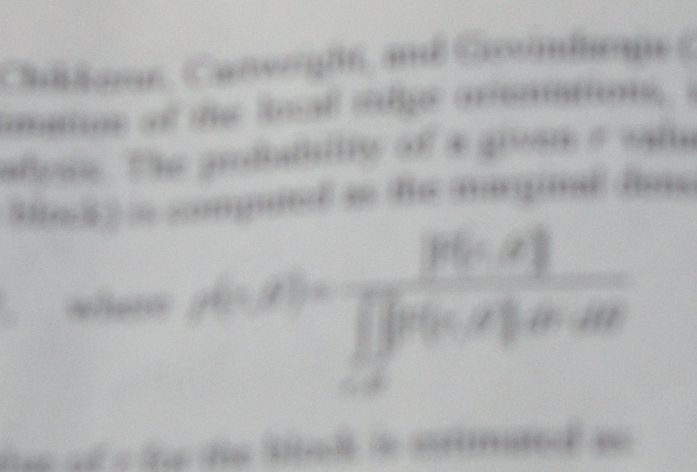
//> input picture text_defocus.jpg, 697 x 472 px
$ ./main text_defocus.jpg out.png   (built with g++ and OpenCV 4)
//> lines starting //> are read from the running program, lines starting //| are printed output that depends on the picture
#include <stdio.h>
#include <cv.h>
#include <highgui.h>
#include <math.h>

IplImage *create_gauss_filter(CvSize sz, double sigma){
//> called with sz = Size(9, 9), sigma = 1
	IplImage* ret=cvCreateImage(sz,IPL_DEPTH_8U,1);
	int width=sz.width, height=sz.height;
	for(int y=0;y<height;y++){
			for(int x=0;x<width;x++){
				double x_k=x-width/2;
				double y_k=y-height/2;
				double r=sqrt(pow(x_k,2)+pow(y_k,2));

				double a=1/sqrt(2*sigma*CV_PI);
				double b=exp(-r*r/(2*sigma*sigma));
				CV_IMAGE_ELEM( ret, uchar, y, x ) = a*b*255;
			}
	}
	return ret;
}
// [7 lines of commented-out code are left out]

IplImage *wiener_filter(IplImage* input_file, double snr, IplImage *filter_file){
//> called with snr = 0.002
		int height = input_file->height;
//> height = 472
	int width = input_file->width;
//> width = 697
	int h, w;

	// convert to CvMat
	CvMat *input_real = cvCreateMat( height, width, CV_64FC1 );
	CvMat *input_imag = cvCreateMat( height, width, CV_64FC1 );

	CvMat *output_real = cvCreateMat( height, width, CV_64FC1 );
	CvMat *output_imag = cvCreateMat( height, width, CV_64FC1 );

	CvMat *filter_real = cvCreateMat( height, width, CV_64FC1 );
	CvMat *filter_imag = cvCreateMat( height, width, CV_64FC1 );

	// cvDFTを使うためのデータ変換
	// cvDFTで扱うデータ形式は，double型cvMat,2channel
	CvMat *fft_mat = cvCreateMat( height, width, CV_64FC2 );

	// input file
	cvConvert( input_file, input_real ); // IplImage -> input_real
	cvSetZero( input_imag ); // input_imag = 0
	cvMerge( input_real, input_imag, NULL, NULL, fft_mat ); // ( input_real, input_imag ) -> fft_mat
	cvDFT( fft_mat, fft_mat, CV_DXT_FORWARD , 0);// FFT
	cvSplit( fft_mat, input_real, input_imag, NULL, NULL ); // fft_mat -> ( input_real, input_imag )

	// filter file
	cvSetZero( filter_real );

	// convert filter_file to filter_real
	for( h = 0; h < filter_file->height; ++h ){
		for( w = 0; w < filter_file->width; ++w ){

			int y = h - filter_file->height/2;
			int x = w - filter_file->width/2;
			y += (y<0) ? height : 0;
			x += (x<0) ? width : 0;

			CV_MAT_ELEM( *filter_real, double, y, x ) = CV_IMAGE_ELEM( filter_file, uchar, h, w );
		}
	}
	cvNormalize( filter_real, filter_real, 1.0, 0.0, CV_L1, NULL );
	cvSetZero( filter_imag ); // filter_imag = 0
	cvMerge( filter_real, filter_imag, NULL, NULL, fft_mat ); // ( filter_real, filter_imag ) -> fft_mat
	cvDFT( fft_mat, fft_mat, CV_DXT_FORWARD , 0);// FFT
	cvSplit( fft_mat, filter_real, filter_imag, NULL, NULL ); // fft_mat -> ( filter_real, filter_imag )
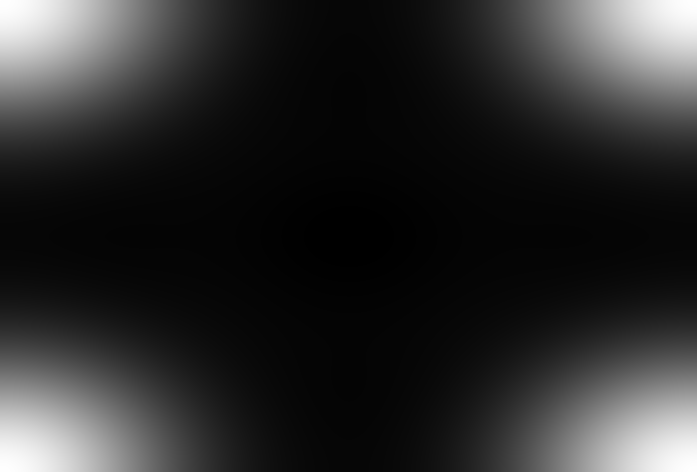
//> filter_real: 472 rows x 697 cols, CV_64FC1; min -0.0113, max 1, mean 0.164; drawn with min black and max white
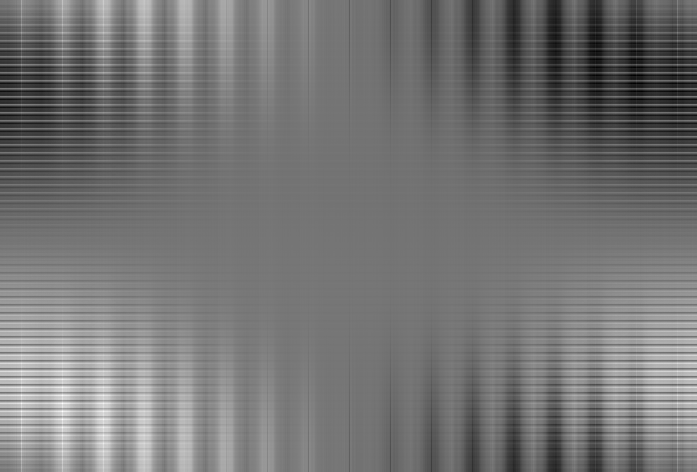
//> filter_imag: 472 rows x 697 cols, CV_64FC1; min -3.22e-15, max 3.8e-15, mean -1.66e-31; drawn with min black and max white

	// Wiener calculation
	for( h = 0; h < height; ++h ){
		for( w = 0; w < width; ++w ){
			double a = CV_MAT_ELEM( *input_real, double, h, w );
			double b = CV_MAT_ELEM( *input_imag, double, h, w );
			double c = CV_MAT_ELEM( *filter_real, double, h, w );
			double d = CV_MAT_ELEM( *filter_imag, double, h, w );

			CV_MAT_ELEM( *output_real, double, h, w ) = ( a*c + b*d ) / ( c*c + d*d + snr );
			CV_MAT_ELEM( *output_imag, double, h, w ) = ( b*c - a*d ) / ( c*c + d*d + snr );

		}
	}

	// IFT
	cvMerge( output_real, output_imag, NULL, NULL, fft_mat);
	cvDFT( fft_mat, fft_mat, CV_DXT_INV_SCALE, 0 );
	cvSplit( fft_mat, output_real, output_imag, NULL, NULL );
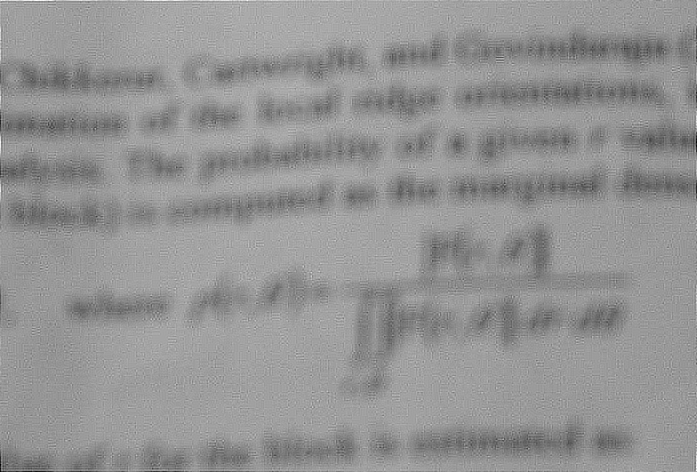
//> output_real: 472 rows x 697 cols, CV_64FC1; min 53.49, max 269.1, mean 178.8; drawn with min black and max white
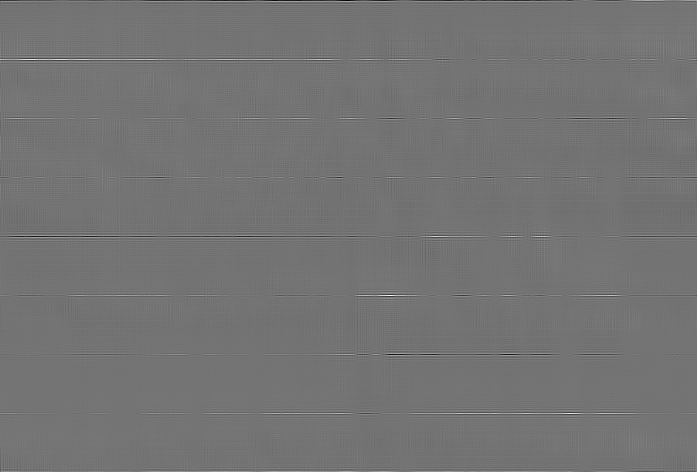
//> output_imag: 472 rows x 697 cols, CV_64FC1; min -5.92e-12, max 7.1e-12, mean -3.82e-28; drawn with min black and max white

	// save file
	IplImage *output_file = cvCreateImage( cvSize( width, height), IPL_DEPTH_8U, 1 );
	cvConvert( output_real, output_file);

	return output_file;
}
/* コールバック関数 */
void
on_trackbar1 (int val)
{
  char str[64];

  // (3)トラックバー2を，トラックバー1に同期させる
  cvGetTrackbarPos ("Trackbar1", "output");

  // [5 lines of commented-out code are left out]
}

int main( int argc, char *argv[] ){

	double snr = 0.002;

	// read file
	if( argc == 1 ){
		printf("usage of wiener\n");
		printf("input_file filter_file output_file\n");
		return 0;
	}else if( argc < 3 ){
		printf("input arguments wrong...\n");
		return 1;
	}

	IplImage *input_file = cvLoadImage(argv[1], CV_LOAD_IMAGE_GRAYSCALE);
	//IplImage *filter_file = cvLoadImage(argv[2], CV_LOAD_IMAGE_GRAYSCALE);
	IplImage *filter_file = create_gauss_filter(cvSize(9,9),1);

	if( input_file == NULL || filter_file == NULL ){
		printf("input files are wrong input_file = 0x%x, output_file = 0x%x\n", input_file, filter_file);
		return 1;
	}

	IplImage *output_file=wiener_filter(input_file,snr,filter_file);

	//結果を表示
	cvNamedWindow("output",1);
	cvCreateTrackbar ("Trackbar1", "output", 0, 100, on_trackbar1);

	cvShowImage("output",output_file);
	while(true){
		cvWaitKey(30);
	}
	cvSaveImage( argv[2], output_file, NULL );

	// cleaning

	return 0;
}
